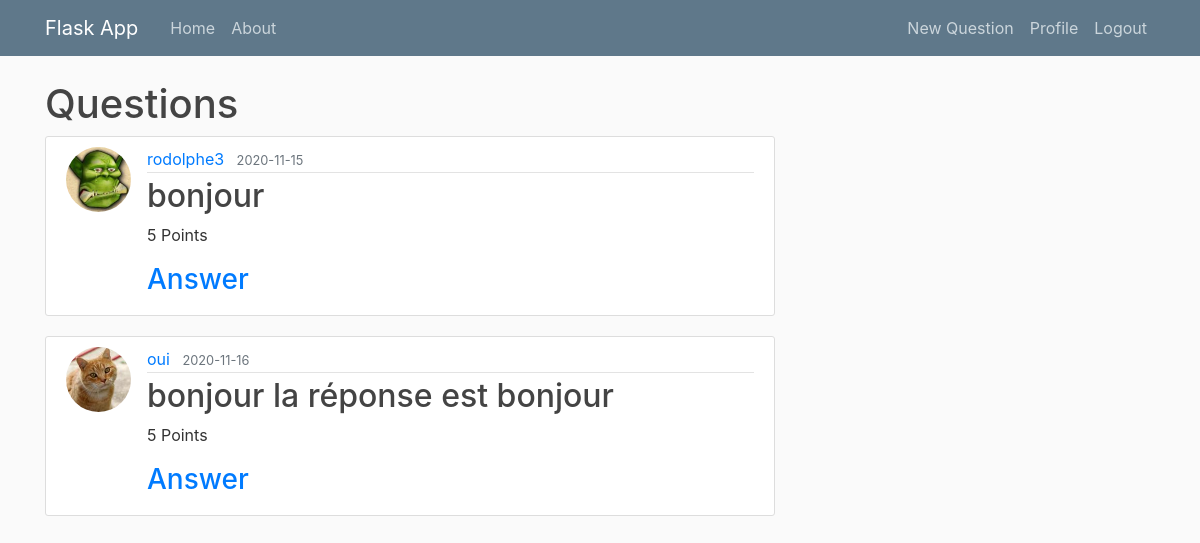
Screenshot of / (signed in) with the database file from the repository.
### webapp/models.py (models this page shows, shortened)
class Questions(db.Model):									#Create a Table named 'post' (in lowercase) inheriting from db.Model
	id = db.Column(db.Integer, primary_key=True)
	content = db.Column(db.String(20), nullable=False)
	points = db.Column(db.Integer, nullable=False)
	response = db.Column(db.String(50), nullable=False)
	date_posted = db.Column(db.DateTime, nullable=False, default=datetime.utcnow)
	user_id = db.Column(db.Integer, db.ForeignKey('user.id'), nullable=False)

class User(db.Model, UserMixin):									#Create a Table named 'user' (in lowercase) inheriting from db.Model
	id = db.Column(db.Integer, primary_key=True)
	username = db.Column(db.String(20), unique=True, nullable=False)
	email = db.Column(db.String(120), unique=True, nullable=False)
	image_file = db.Column(db.String(20), nullable=False, default='default.jpg')
	password = db.Column(db.String(60), nullable=False)
	points = db.Column(db.Integer, nullable=False)
	questions = db.relationship('Questions', backref='author', lazy=True)					#Define the relationship with the post (to make a foreign key in Post table)

### webapp/routes.py (the view)
@app.route('/home')												#this two décorator create 2 routes to return the same html code
@app.route('/')													#flask class object ("app") decorator to change de function and generate HTML
def home():														#decorated function
	questions = Questions.query.all()
	return render_template('home.html', questions=questions)    #return home.html and give it a variable posts

### webapp/models.py (called while the page is built)
@login_manager.user_loader
def load_user(user_id):
	return User.query.get(user_id)

### webapp/templates/home.html
{% extends "layout.html" %}
{% block content %}
	<h1>Questions</h1>
	{% for question in questions %}
		{% if question.author.id != current_user.id %}
		<article class="media content-section">
			<img class="rounded-circle article-img" src="{{ url_for('static', filename='profile_pics/' + question.author.image_file) }}">
		  <div class="media-body">
		    <div class="article-metadata">
		      <a class="mr-2" href="{{ url_for('user_profile', id=question.author.id) }}">{{ question.author.username }}</a>
		      <small class="text-muted">{{ question.date_posted.strftime('%Y-%m-%d') }}</small>
		    </div>
		    <h2><a class="article-title" href="#">{{ question.content }}</a></h2>
		    <p class="article-content">{{ question.points }} Points</p>
		    <h3><a href="{{ url_for('answer_question', id=question.id) }}">Answer</a></h3>
		  </div>
		</article>
		{% endif %}
	{% endfor %}
{% endblock %}

### webapp/static/main.css (style rules this page uses)
body { background: #fafafa; color: #333333; margin-top: 5rem; }
h1, h2, h3, h4, h5, h6 { color: #444444; }
.content-section { background: #ffffff; padding: 10px 20px; border: 1px solid #dddddd; border-radius: 3px; margin-bottom: 20px; }
.article-title { color: #444444; }
.article-content { white-space: pre-line; }
.article-img { height: 65px; width: 65px; margin-right: 16px; }
.article-metadata { padding-bottom: 1px; margin-bottom: 4px; border-bottom: 1px solid #e3e3e3 }

### rows the page displays
Questions: image_file (placeholder picture), author.username "rodolphe3", date_posted "2020-11-15", content "bonjour", points "5"
Questions: image_file (picture), author.username "oui", date_posted "2020-11-16", content "bonjour la réponse est bonjour", points "5"
